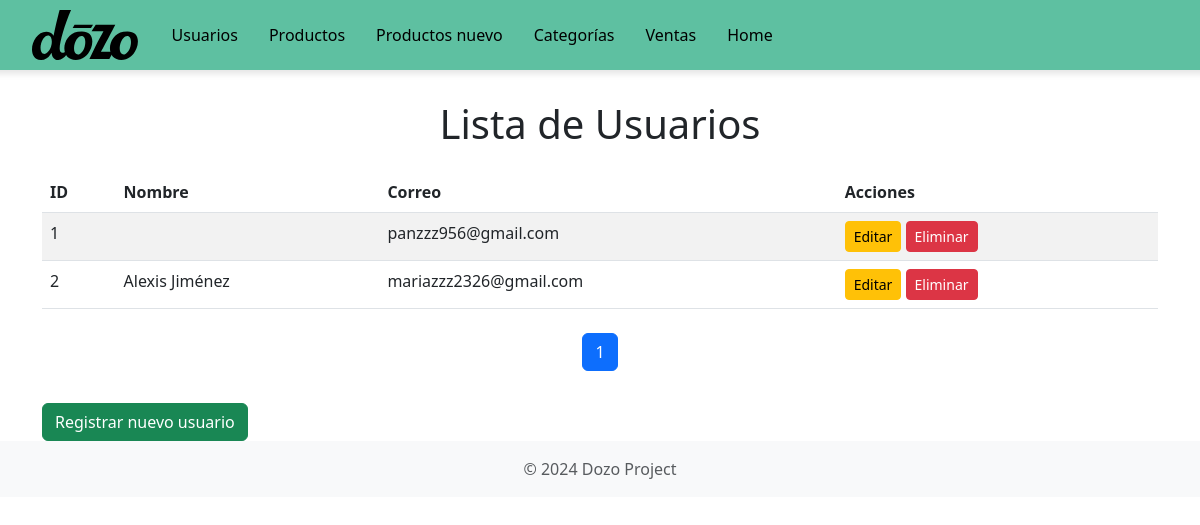
/users/, run on the app's committed database.
### Dozo/models.py (models this page shows, shortened)
class CustomUser(AbstractUser):
    ROLE_CHOICES = [
        ('admin', 'Admin'),
        ('user', 'User'),
    ]
    email = models.EmailField(unique=True, verbose_name="Correo Electrónico")
    first_name = models.CharField(max_length=30, verbose_name="Nombre")
    last_name = models.CharField(max_length=30, verbose_name="Apellido")
    telefono = models.CharField(max_length=30, verbose_name="Telefono")
    department = models.CharField(max_length=100, blank=True, null=True, verbose_name="Departamento")
    city = models.CharField(max_length=100, blank=True, null=True, verbose_name="Ciudad")
    address = models.TextField(blank=True, null=True, verbose_name="Dirección")
    postal_code = models.CharField(max_length=20, blank=True, null=True, verbose_name="Código Postal")
    role = models.CharField(max_length=10, choices=ROLE_CHOICES, default=' ')
    groups = models.ManyToManyField(
        'auth.Group',
        related_name='customuser_set',
        blank=True,
        help_text='Los grupos a los que pertenece este usuario. El usuario obtendrá todos los permisos otorgados a cada uno de sus grupos.',
        related_query_name='customuser',
    )
    user_permissions = models.ManyToManyField(
        'auth.Permission',
        related_name='customuser_set',
        blank=True,
        help_text='Permisos específicos para este usuario.',
        related_query_name='customuser')

### Dozo/views.py (the view)
# urls.py: path('users/', views.mostrar_user, name='mostrar_user'),
def mostrar_user(request):
    users_list = CustomUser.objects.all()
    page = request.GET.get('page', 1)  # Obtener el número de página de los parámetros GET
    paginator = Paginator(users_list, 10)  # Mostrar 10 usuarios por página
    try:
        users = paginator.page(page)
    except PageNotAnInteger:
        users = paginator.page(1)  # Si la página no es un número, mostrar la primera página
    except EmptyPage:
        users = paginator.page(paginator.num_pages)  # Si está fuera de rango, mostrar la última página
    return render(request, 'mostrar_user.html', {
        'users': users
    })

### Dozo/templates/mostrar_user.html (shortened to what this page needs)
<!DOCTYPE html>
<html lang="en">
<head>
    <link href="https://cdn.jsdelivr.net/npm/bootstrap@5.3.0/dist/css/bootstrap.min.css" rel="stylesheet">
</head>
<body>
    <div class="navbar-container">
        <nav class="navbar navbar-expand-lg">
            <div class="container-fluid">
                <a class="navbar-brand" href="#">
                    <img src="/static/logo.svg" alt="logo">
                </a>
                <div class="collapse navbar-collapse" id="navbarNav">
                    <ul class="navbar-nav">
                        <li class="nav-item">
                            <a class="nav-link" href="/users/">Usuarios</a>
                        </li>
                        <li class="nav-item">
                            <a class="nav-link" href="/productos/">Productos</a>
                        </li>
                        <li class="nav-item">
                            <a class="nav-link" href="/productos/nuevo/">Productos nuevo</a>
                        </li>
                        <li class="nav-item">
                            <a class="nav-link" href="/categorias/">Categorías</a>
                        </li>
                        <li class="nav-item">
                            <a class="nav-link" href="/ventas/">Ventas</a>
                        </li>
                        <li class="nav-item">
                            <a class="nav-link" href="http://localhost:3000">Home</a>
                        </li>
                    </ul>
                </div>
            </div>
        </nav>
    </div>
    <div class="container table-container">
        <h1 class="text-center">Lista de Usuarios</h1>
        <table class="table table-striped mt-4">
            <thead>
                <tr>
                    <th>ID</th>
                    <th>Nombre</th>
                    <th>Correo</th>
                    <th>Acciones</th>
                </tr>
            </thead>
            <tbody>
                {% for user in users %}
                <tr>
                    <td>{{ user.id }}</td>
                    <td>{{ user.first_name }} {{ user.last_name }}</td>
                    <td>{{ user.email }}</td>
                    <td>
                        <a href="/users/editar/{{ user.id }}/" class="btn btn-sm btn-warning">Editar</a>
                        <a href="/users/eliminar/{{ user.id }}/" class="btn btn-sm btn-danger">Eliminar</a>
                    </td>
                </tr>
                {% endfor %}
            </tbody>
        </table>
        <div class="d-flex justify-content-center mt-4">
            <nav aria-label="Page navigation">
                <ul class="pagination">
                    {% for num in users.paginator.page_range %}
                        <li class="page-item {% if users.number == num %}active{% endif %}">
                            <a class="page-link" href="?page={{ num }}">{{ num }}</a>
                        </li>
                    {% endfor %}
                </ul>
            </nav>
        </div>
        <a href="/users/registro/" class="btn btn-success mt-3">Registrar nuevo usuario</a>
    </div>
    <footer class="footer mt-auto py-3">
        <div class="container">
            <span class="text-muted">&copy; 2024 Dozo Project</span>
        </div>
    </footer>
</body>
</html>

### Dozo/templates/mostrar_user.html (style rules this page uses)
body { margin: 0; padding: 0; box-sizing: border-box; }
.navbar-container { width: 100%; position: fixed; top: 0; left: 0; z-index: 1000; }
.navbar { background-color: #5ec0a1; height: 70px; padding: 0 40px; position: fixed; top: 0; width: calc(100% + 40px); left: -20px; box-shadow: 0 4px 6px rgba(0, 0, 0, 0.1); }
.navbar-brand { color: black; font-size: 24px; font-weight: bold; text-decoration: none; }
.navbar-brand img { height: 50px; margin-right: 10px; }
.navbar-nav .nav-link { color: black; font-size: 16px; margin-right: 15px; text-decoration: none; }
.navbar .nav-link { color: black; }
.table-container { margin-top: 100px; }
.footer { background-color: #f8f9fa; text-align: center; padding: 10px; }

### data on the page
CustomUser: id "1", email "panzzz956@gmail.com"
CustomUser: id "2", first_name "Alexis", last_name "Jiménez", email "mariazzz2326@gmail.com"

### other printed values
{{ num }} "1"
